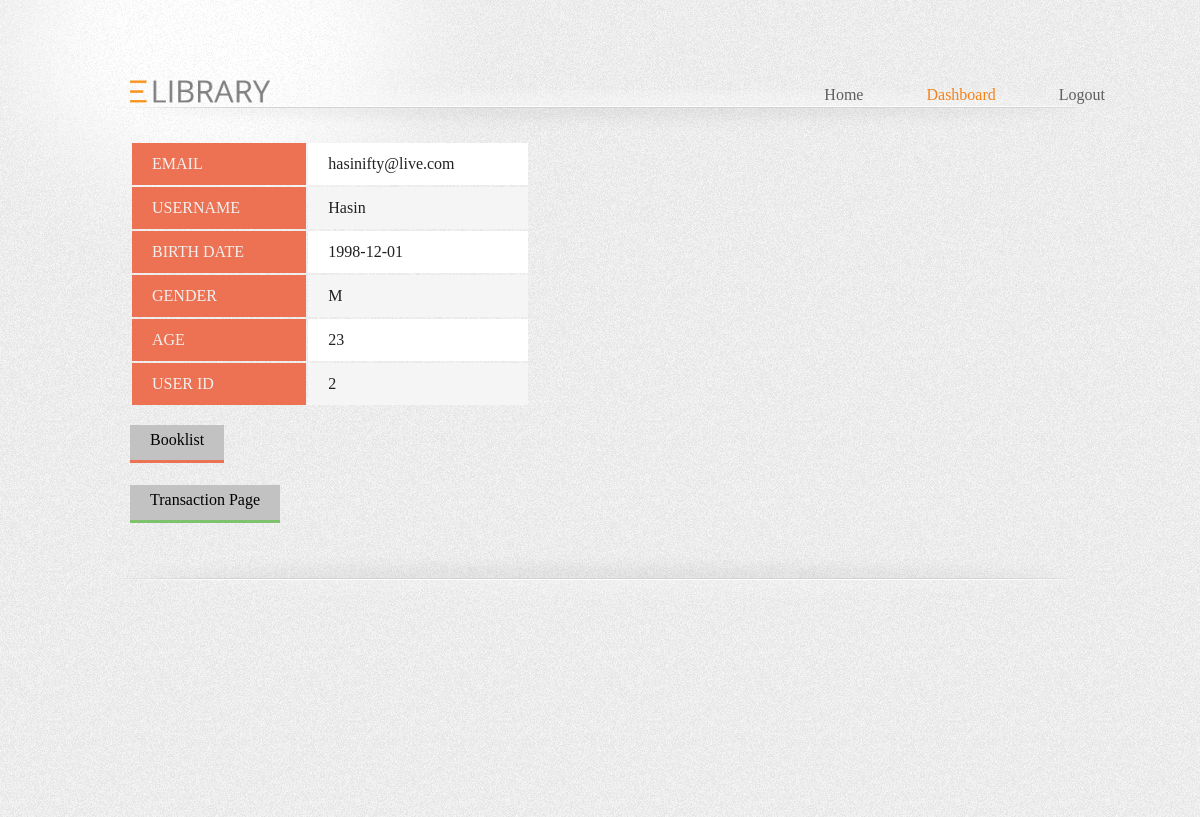
Page /dashboard.php (signed in) on the committed database.
### tables this page shows
CREATE TABLE `userbase` (
  `EMAIL` varchar(50) NOT NULL,
  `UNAME` varchar(50) NOT NULL,
  `BIRTHDATE` date NOT NULL,
  `GENDER` char(1) NOT NULL,
  `AGE` int(11) NOT NULL,
  `UID` int(11) NOT NULL,
  `ADMIN_FLAG` tinyint(1) NOT NULL,
  `PASSWORD` varchar(50) NOT NULL
);

### dashboard.php (the view, shortened to what this page needs)
<?php
	require_once('DBconnect.php');
?>
<!DOCTYPE html>
<html>
	<head>
		<link rel="stylesheet" href="css/style_home.css" type="text/css" />
	</head>
	<body>
		<div class="page">
			<div class="header">
				<a href="homepage.php" id="logo"><img src="images/logo.png" alt=""/></a>
				<ul>
					<li><a href="homepage.php">Home</a></li>
					<?php if(!empty($_SESSION['UID'])){ ?>
					<li class="selected"><a href="dashboard.php">Dashboard</a></li>
					<li><a href="logout.php">Logout</a></li>
					<?php }else { ?>
					<li><a href="login.php">Login</a></li>
					<?php }?>
				</ul>
			</div>
			<div class="body">
            <?php
			$uid = $_SESSION["UID"];
			$result = mysqli_query($conn, "SELECT * FROM userbase WHERE UID = '$uid'");
			$frow = mysqli_fetch_array($result);
			$flag = $frow["ADMIN_FLAG"];
			if ($flag == 1) {
				echo 'Admin Name: '.$frow['UNAME'].'';
				?>
				<ul class = "admindash">
					<li class = "admindash1"><a href="userbase.php">Userbase</a></li>
					<li class = "admindash2"><a href="sub_stat.php">Subscription status</a></li>
					<li class = "admindash3"><a href="addbook.php">Upload Book</a></li>
					<li class = "admindash4"><a href="editbook.php">Book List</a></li>
				</ul>
				</tr>
				<?php
			}
			else {
				$pcheck = mysqli_query($conn, "SELECT PID FROM publisher WHERE PID = '$uid'");
				if (mysqli_num_rows($pcheck) != 0) {
					$row = mysqli_fetch_array(mysqli_query($conn, "SELECT publisher.PID, userbase.UNAME, publisher.ADDRESS,userbase.EMAIL,userbase.BIRTHDATE
												FROM userbase, publisher
												WHERE userbase.UID=publisher.PID;"));
					?>
					<body>
						<h2 class = "userinfo">User Information</h2>
					</body>
					<table class = "userinfo">
							<tr class = "userinfo">
								<td class = "title">USER ID</td>
								<td class = "oddinfo"><?php echo $row["PID"] ?></td>
							</tr>
							<tr class = "userinfo">
								<td class = "title">PUBLISHER NAME</td>
								<td class = "eveninfo"><?php echo $row["UNAME"] ?></td>
							</tr>
							<tr class = "userinfo">
								<td class = "title">PUBLISHER ADDRESS</td>
								<td class = "oddinfo"><?php echo $row["ADDRESS"] ?></td>
							</tr>
							<tr class = "userinfo">
								<td class = "title">EMAIL</td>
								<td class = "eveninfo"><?php echo $row["EMAIL"] ?></td>
							</tr>
							<tr class = "userinfo">
								<td class = "title">FOUNDING DATE</td>
								<td class = "oddinfo"><?php echo $row["BIRTHDATE"] ?></td>
							</tr>
					</table>
					<ul class = "admindash">
						<li class = "admindash4"><a href="delete_request.php">Books</a></li>
					</ul>
					<?php
				}
				else {
					$sql = "SELECT * FROM userbase WHERE UID = '$uid'";
					$result = mysqli_query($conn, $sql);
					if (mysqli_num_rows($result) != 0) {
						$row = mysqli_fetch_array($result);
					?>
						<table class = "userinfo">
							<tr class = "userinfo">
								<td class = "title">EMAIL</td>
								<td class = "oddinfo"><?php echo $row["EMAIL"] ?></td>
							</tr>
							<tr class = "userinfo">
								<td class = "title">USERNAME</td>
								<td class = "eveninfo"><?php echo $row["UNAME"] ?></td>
							</tr>
							<tr class = "userinfo">
								<td class = "title">BIRTH DATE</td>
								<td class = "oddinfo"><?php echo $row["BIRTHDATE"] ?></td>
							</tr>
							<tr class = "userinfo">
								<td class = "title">GENDER</td>
								<td class = "eveninfo"><?php echo $row["GENDER"] ?></td>
							</tr>
							<tr class = "userinfo">
								<td class = "title">AGE</td>
								<td class = "oddinfo"><?php echo $row["AGE"] ?></td>
							</tr>
							<tr class = "userinfo">
								<td class = "title">USER ID</td>
								<td class = "eveninfo"><?php echo $row["UID"] ?></td>
							</tr>
						</table><br>
						<ul><li class = "admindash1"><a href="bookread.php">Booklist</a></li></ul>
						<ul><li class = "admindash2"><a href="transaction.php">Transaction Page</a></li></ul>
					<?php
					}
					else {
						echo "0 result";
					}
				}
			}
            ?>
			</div>
			<div class="footer">
			</div>
		</div>
	</body>
</html>

### css/style_home.css (style rules this page uses)
body { margin:0; background:url(../images/bg-body.jpg); }
.page { background:url(../images/bg-header.jpg) no-repeat center top; }
.header { background:url(../images/bg-navigation.jpg) no-repeat center 90px; width:940px; margin:0 auto; height:105px; padding:36px 10px 0; }
.header a#logo { display:block; float:left; outline:none; }
.header a#logo img { border:0; max-width: 20%; max-height: 20%; padding:40px 0px 0; }
.header ul { margin:-35px; list-style:none; padding:0px 0px 100 100px; float:right; }
.header ul li { float:left; margin:0 0 0 63px; }
.header ul li.selected a,.header ul li a:hover { color:#f78117; }
.header ul li a { font-size:16px; text-decoration:none; color:#5e5e5e; font-family: 'RokkittRegular'; outline:none; }
.body { width:940px; margin:0 auto; padding:0 10px; overflow:hidden; }
.body ul { list-style:none; margin:0; padding:0; overflow:hidden; }
.body ul li:first-child { background:none; padding:0 0 30px; }
.body ul li { overflow:hidden; background:url(../images/separator.jpg) no-repeat center top; padding:30px 0; }
.footer { width:940px; background:url(../images/bg-footer.jpg) no-repeat center top; padding:65px 10px 207px; margin:0 auto; overflow:hidden; }

### dashboard.php (style rules this page uses)
table.userinfo { position: relative; width: 100%; max-width: 400px; }
tr.userinfo { text-align: left; }
td.title { background-color: #ed7253; color: #f0f0f0; text-align: left; padding: 12px 20px; }
td.oddinfo { background-color: white; color: #212121; text-align: left; padding: 12px 20px; }
td.eveninfo { background-color: #f5f5f5; color: #212121; text-align: left; padding: 12px 20px; }
li.admindash1 a { background-color: #c2c2c2; color: black; font-size:16px; text-decoration:none; outline:none; padding: 12px 20px; border-bottom: 3px solid #ed7253; text-align: center; }
li.admindash2 a { background-color: #c2c2c2; color: black; font-size:16px; text-decoration:none; outline:none; padding: 12px 20px; border-bottom: 3px solid #7fc26d; text-align: center; }
li { height: 30px; line-height: 30px; }

### rows in the picture
userbase: EMAIL "hasinifty@live.com", UNAME "Hasin", BIRTHDATE "1998-12-01", GENDER "M", AGE "23", UID "2"
